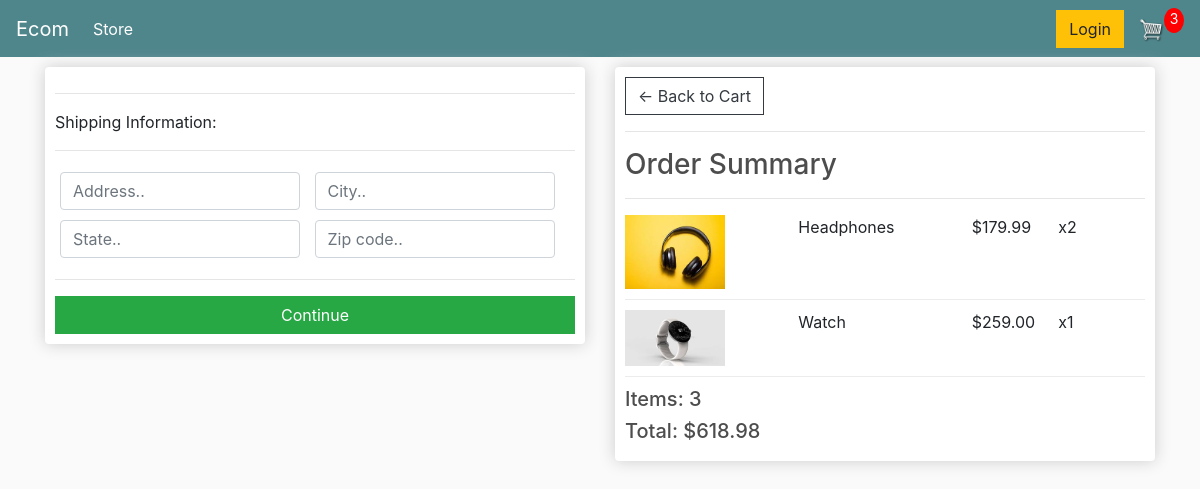
/checkout/ (signed in), run on an earlier commit of the app's database.
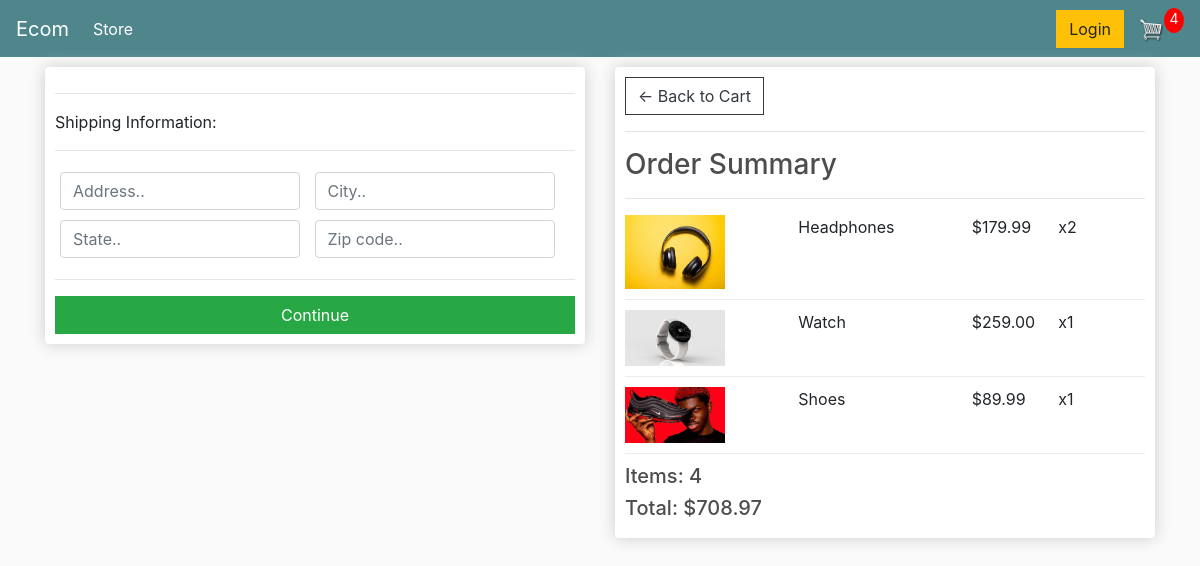
And on a later commit of the database.
### store/models.py (models this page shows, shortened)
class OrderItem(models.Model):
    product=models.ForeignKey(Product,on_delete=models.SET_NULL,blank=True,null=True)
    order=models.ForeignKey(Order,on_delete=models.SET_NULL,blank=True,null=True)
    quantity=models.IntegerField(default=0,null=True,blank =True)
    date_added=models.DateTimeField(auto_now_add=True)
    @property
    def get_total(self):
        total=self.product.price * self.quantity
        return total

class Product(models.Model):
    name=models.CharField(max_length=200)
    price=models.DecimalField(max_digits=7,decimal_places=2)
    digital=models.BooleanField(default=False,null=True,blank=True)
    image=models.ImageField(null=True,blank=True)
    @property
    def imageURL(self):
        try:
            url=self.image.url
        except:
            url=''
        return url

class Order(models.Model):
    customer=models.ForeignKey(Customer,on_delete=models.SET_NULL,null=True,blank=True)
    date_ordered=models.DateTimeField(auto_now_add=True)
    complete=models.BooleanField(default=False)
    transaction_id=models.CharField(max_length=200,null=True)
    @property
    def get_cart_total(self):
        orderitems=self.orderitem_set.all()
        cart_total=sum([item.get_total for item in orderitems])
        return cart_total
    @property
    def get_cart_items(self):
        orderitems=self.orderitem_set.all()
        item_total=sum([item.quantity for item in orderitems])
        return item_total
    @property
    def shipping(self):
        shipping=False
        orderitems=self.orderitem_set.all()
        for i in orderitems:
            if i.product.digital==False:
                shipping = True
                break # this is added by UNNAT seperately, to save some time
        return shipping

### store/views.py (the view)
# urls.py: path('checkout/',views.checkout,name="checkout"),
def checkout(request):
    data = cartData(request)
    cartItems = data['cartItems']
    order = data['order']
    items = data['items']
    context={'items':items,'order':order,'cartItems':cartItems}
    return render(request,'store/checkout.html',context)

### store/utils.py (called while the page is built)
def cartData(request):
    if request.user.is_authenticated:
        customer = request.user.customer  #from tutorial (yes work)
        order,created = Order.objects.get_or_create(customer=customer,complete=False)
        items=order.orderitem_set.all()
        cartItems=order.get_cart_items
    else:
        cookieData = cookieCart(request)
        cartItems = cookieData['cartItems']
        order = cookieData['order']
        items = cookieData['items']
    return {'cartItems':cartItems, 'order':order, 'items':items}

### store/templates/store/checkout.html (shortened to what this page needs)
{% extends 'store/main.html' %}
{% load static %}
{% block content %}
     <div class="row">
		<div class="col-lg-6">
			<div class="box-element" id="form-wrapper">
				<form id="form">
					<div id="shipping-info">
						<hr>
						<p>Shipping Information:</p>
						<hr>
						<div class="form-field">
							<input class="form-control" type="text" name="address" placeholder="Address..">
						</div>
						<div class="form-field">
							<input class="form-control" type="text" name="city" placeholder="City..">
						</div>
						<div class="form-field">
							<input class="form-control" type="text" name="state" placeholder="State..">
						</div>
						<div class="form-field">
							<input class="form-control" type="text" name="zipcode" placeholder="Zip code..">
						</div>
					</div>
					<hr>
					<input id="form-button" class="btn btn-success btn-block" type="submit" value="Continue">
				</form>
			</div>
			<br>
		</div>
		<div class="col-lg-6">
			<div class="box-element">
				<a  class="btn btn-outline-dark" href="{% url 'cart' %}">&#x2190; Back to Cart</a>
				<hr>
				<h3>Order Summary</h3>
				<hr>
				{% for item in items %}
				<div class="cart-row">
					<div style="flex:2"><img class="row-image" src="{{item.product.imageURL}}"></div>
					<div style="flex:2"><p>{{item.product.name}}</p></div>
					<div style="flex:1"><p>${{item.product.price|floatformat:2}}</p></div>
					<div style="flex:1"><p>x{{item.quantity}}</p></div>
				</div>
				{% endfor %}
				<h5>Items:   {{order.get_cart_items}} </h5>
				<h5>Total:   ${{order.get_cart_total|floatformat:2}}</h5>
			</div>
		</div>
	</div>
{% endblock content %}

What changed in the data, as far as the page shows it:
added OrderItem: product.imageURL (picture), product.name "Shoes", product.price "89.99", quantity "1"
changed Order: get_cart_items "3" → "4"; get_cart_total "618.98" → "708.97"
Also different on the page:
{{ cartItems }}: "3" → "4"
